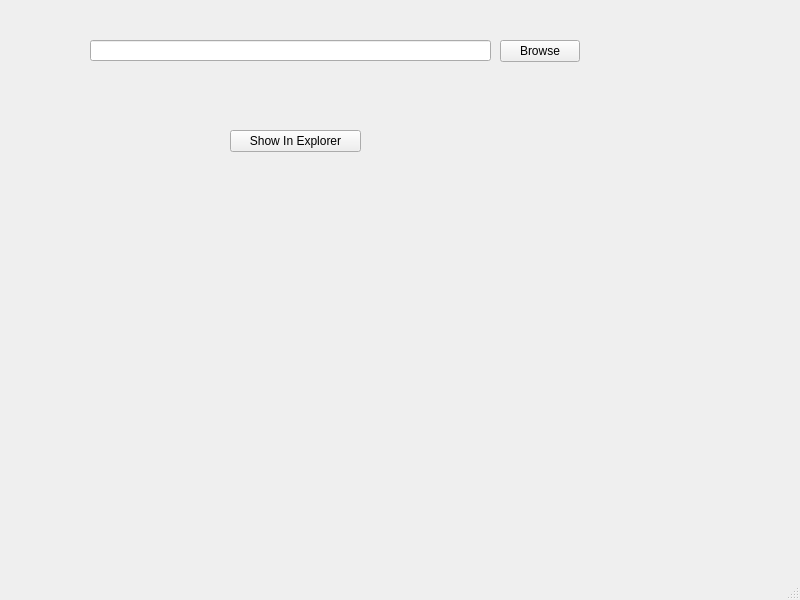
<?xml version="1.0" encoding="UTF-8"?>
<ui version="4.0">
 <class>MainWindow</class>
 <widget class="QMainWindow" name="MainWindow">
  <property name="geometry">
   <rect>
    <x>0</x>
    <y>0</y>
    <width>800</width>
    <height>600</height>
   </rect>
  </property>
  <property name="windowTitle">
   <string>MainWindow</string>
  </property>
  <widget class="QWidget" name="centralwidget">
   <widget class="QLineEdit" name="lineEdit">
    <property name="geometry">
     <rect>
      <x>90</x>
      <y>40</y>
      <width>401</width>
      <height>21</height>
     </rect>
    </property>
   </widget>
   <widget class="QPushButton" name="BrowseButton">
    <property name="geometry">
     <rect>
      <x>500</x>
      <y>40</y>
      <width>80</width>
      <height>22</height>
     </rect>
    </property>
    <property name="text">
     <string>Browse</string>
    </property>
   </widget>
   <widget class="QPushButton" name="showInExplorerButton">
    <property name="geometry">
     <rect>
      <x>230</x>
      <y>130</y>
      <width>131</width>
      <height>22</height>
     </rect>
    </property>
    <property name="text">
     <string>Show In Explorer</string>
    </property>
   </widget>
  </widget>
  <widget class="QMenuBar" name="menubar">
   <property name="geometry">
    <rect>
     <x>0</x>
     <y>0</y>
     <width>800</width>
     <height>21</height>
    </rect>
   </property>
  </widget>
  <widget class="QStatusBar" name="statusbar"/>
 </widget>
 <resources/>
 <connections/>
</ui>
